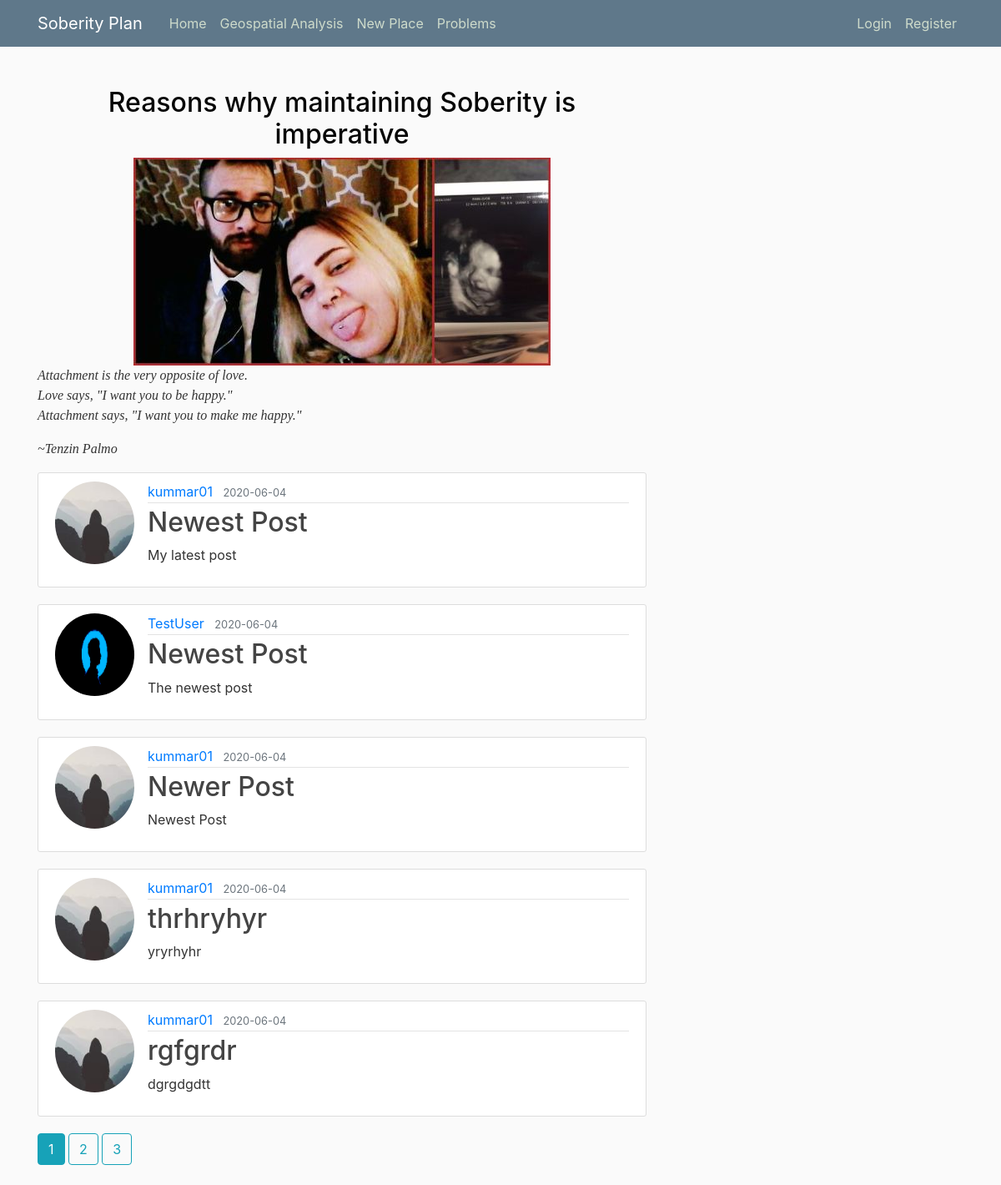
Page /home on the earlier database version.
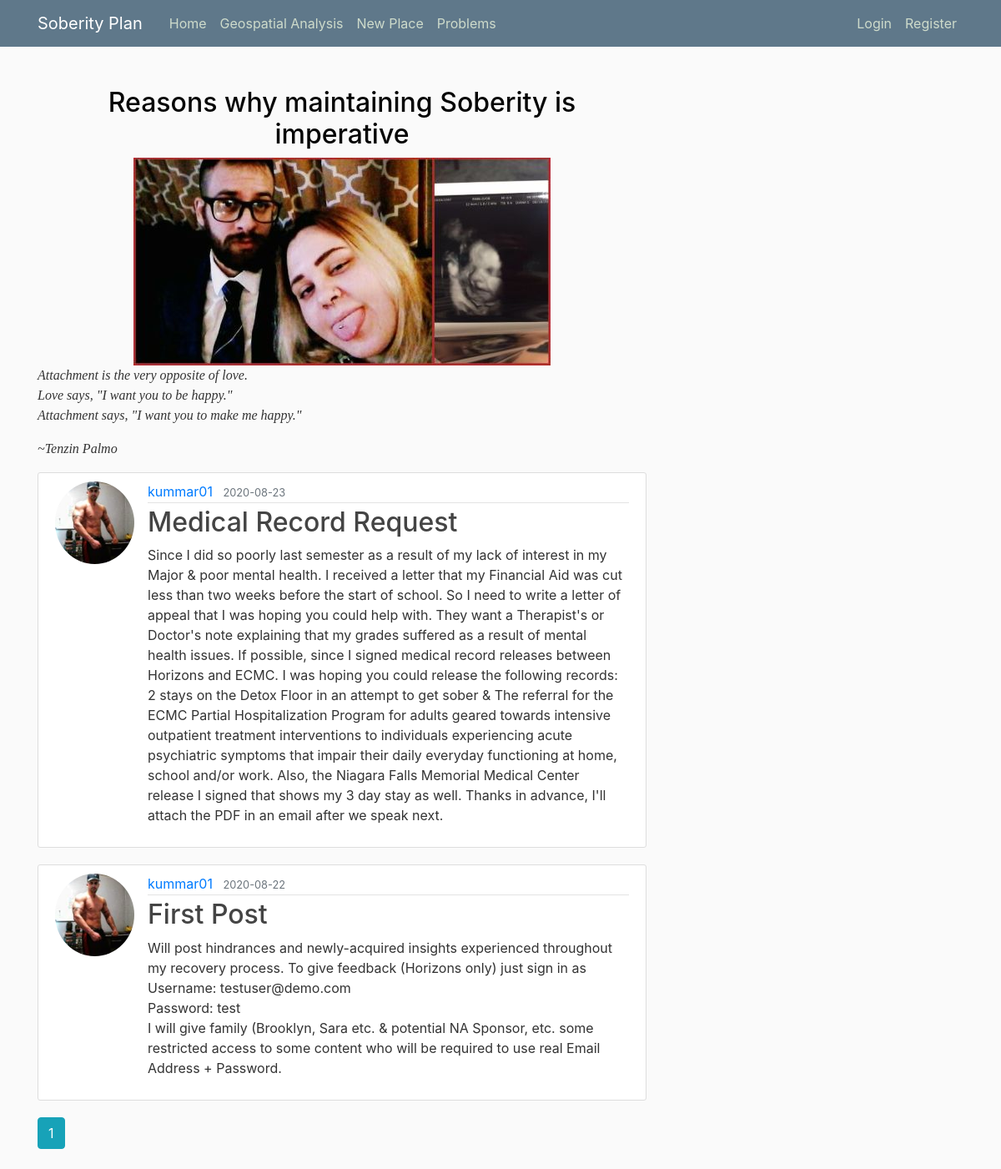
Same page on the later database version.
### flaskblog/models.py (models this page shows, shortened)
class Post(db.Model):
    id = db.Column(db.Integer, primary_key=True)
    title = db.Column(db.String(100), nullable=False)
    date_posted = db.Column(db.DateTime, nullable=False, default=datetime.utcnow)
    content = db.Column(db.Text, nullable=False)
    user_id = db.Column(db.Integer, db.ForeignKey('user.id'), nullable=False)

class User(db.Model, UserMixin):
    id = db.Column(db.Integer, primary_key=True)
    username = db.Column(db.String(20), unique=True, nullable=False)
    email = db.Column(db.String(120), unique=True, nullable=False)
    image_file = db.Column(db.String(20), nullable=False, default='default.jpg')
    password = db.Column(db.String(60), nullable=False)
    posts = db.relationship('Post', backref='author', lazy=True)

### flaskblog/main/routes.py (the view)
@main.route("/")
@main.route("/home")
def home():
    page = request.args.get('page', 1, type=int)
    posts = Post.query.order_by(Post.date_posted.desc()).paginate(page=page, per_page=5)
    return render_template('home.html', posts=posts)

### flaskblog/templates/home.html
{% extends "layout.html" %}
{% block content %}
<center><h2>Reasons why maintaining Soberity is imperative</h2></center>
    <center><img src="/static/images/Brooklyn.jpg"alt="Family" width="500" height="249"></center>
<blockquote style="font-family:monspace">
                <p><i>Attachment is the very opposite of love.<br>
                Love says, "I want you to be happy."<br>
                Attachment says, "I want you to make me happy."<br>
                </i></p><cite>~Tenzin Palmo</cite>
</blockquote>
    {% for post in posts.items %}
<article class="media content-section">
    <img class="rounded-circle article-img" src="{{ url_for('static', filename='profile_pics/' + post.author.image_file) }}">
    <div class="media-body">
        <div class="article-metadata">
            <a class="mr-2" href="{{ url_for('users.user_posts', username=post.author.username) }}">{{ post.author.username }}</a>
            <small class="text-muted">{{ post.date_posted.strftime('%Y-%m-%d') }}</small>
        </div>
        <h2><a class="article-title" href="{{ url_for('posts.post', post_id=post.id) }}">{{ post.title }}</a></h2>
        <p class="article-content">{{ post.content }}</p>
    </div>
</article>
    {% endfor %}
    {% for page_num in posts.iter_pages(left_edge=1, right_edge=1, left_current=1, right_current=2) %}
      {% if page_num %}
        {% if posts.page == page_num %}
<a class="btn btn-info mb-4" href="{{ url_for('main.home', page=page_num) }}">{{ page_num }}</a>
        {% else %}
<a class="btn btn-outline-info mb-4" href="{{ url_for('main.home', page=page_num) }}">{{ page_num }}</a>
        {% endif %}
      {% else %}
        ...
      {% endif %}
    {% endfor %}
{% endblock content %}

### flaskblog/templates/layout.html (shortened to what this page needs)
﻿<!DOCTYPE html>
<html>
<head>
    <link rel="stylesheet" href="https://maxcdn.bootstrapcdn.com/bootstrap/4.0.0/css/bootstrap.min.css">
    <link rel="stylesheet" type="text/css" href="{{ url_for('static', filename='main.css') }}">
</head>
<body>
    <header class="site-header">
        <nav class="navbar navbar-expand-md navbar-dark bg-steel fixed-top">
            <div class="container">
                <a class="navbar-brand mr-4" href="/">Soberity Plan</a>
                <div class="collapse navbar-collapse" id="navbarToggle">
                    <div class="navbar-nav mr-auto">
                        <a class="nav-item nav-link" href="{{ url_for('main.home') }}">Home</a>
                        <a class="nav-item nav-link" href="{{ url_for('main.GeospatialProgramming') }}">Geospatial Analysis</a>
                        <a class="nav-item nav-link" href="{{ url_for('main.NewPlace') }}">New Place</a>
                        <a class="nav-item nav-link" href="{{ url_for('main.Problems') }}">Problems</a>
                    </div>
                    <div class="navbar-nav">
                        {% if current_user.is_authenticated %}
                        <a class="nav-item nav-link" href="{{ url_for('posts.new_post') }}">New Post</a>
                        <a class="nav-item nav-link" href="{{ url_for('users.account') }}">Account</a>
                        <a class="nav-item nav-link" href="{{ url_for('users.logout') }}">Logout</a>
                        {% else %}
                        <a class="nav-item nav-link" href="{{ url_for('users.login') }}">Login</a>
                        <a class="nav-item nav-link" href="{{ url_for('users.register') }}">Register</a>
                        {% endif %}
                    </div>
                </div>
            </div>
        </nav>
    </header>
    <main role="main" class="container">
        <div class="row">
            <div class="col-md-8">
                {% block content %}{% endblock %}
            </div>
    </main>
</body>
</html>

### flaskblog/static/main.css (style rules this page uses)
body { background: #fafafa; color: #333333; margin-top: 5rem; }
h1, h2, h3, h4, h5, h6 { color: #050505; }
.bg-steel { background-color: #5f788a; }
.site-header .navbar-nav .nav-link { color: #cedbcb; }
.content-section { background: #ffffff; padding: 10px 20px; border: 1px solid #dddddd; border-radius: 3px; margin-bottom: 20px; }
.article-title { color: #444444; }
.article-content { white-space: pre-line; }
.article-img { height: 99px; width: 95px; margin-right: 16px; }
.article-metadata { padding-bottom: 1px; margin-bottom: 4px; border-bottom: 1px solid #e3e3e3 }

Differences in the rows shown:
removed Post: image_file (picture), author.username "kummar01", date_posted "2020-06-04", title "Newest Post", content "My latest post"
removed Post: image_file (picture), author.username "TestUser", date_posted "2020-06-04", title "Newest Post", content "The newest post"
removed Post: image_file (picture), author.username "kummar01", date_posted "2020-06-04", title "Newer Post", content "Newest Post"
removed Post: image_file (picture), author.username "kummar01", date_posted "2020-06-04", title "thrhryhyr", content "yryrhyhr"
removed Post: image_file (picture), author.username "kummar01", date_posted "2020-06-04", title "rgfgrdr", content "dgrgdgdtt"
added Post: image_file (picture), author.username "kummar01", date_posted "2020-08-23", title "Medical Record Request", content "Since I did so poorly last semester as a result of my lack of interest in my Major & poor mental health. I received a letter that my Financial Aid was cut less than two weeks before the start of school. So I need to write a letter of appeal that I was hoping you could help with. They want a Therapist's or Doctor's note explaining that my grades suffered as a result of mental health issues. If possible, since I signed medical record releases between Horizons and ECMC. I was hoping you could release the following records: 2 stays on the Detox Floor in an attempt to get sober & The referral for the ECMC Partial Hospitalization Program for adults geared towards intensive outpatient treatment…"
added Post: image_file (picture), author.username "kummar01", date_posted "2020-08-22", title "First Post", content "Will post hindrances and newly-acquired insights experienced throughout my recovery process. To give feedback (Horizons only) just sign in as Username: testuser@demo.com Password: test I will give family (Brooklyn, Sara etc. & potential NA Sponsor, etc. some restricted access to some content who will be required to use real Email Address + Password."
Other differences:
list line gone: "2"
list line gone: "3"
